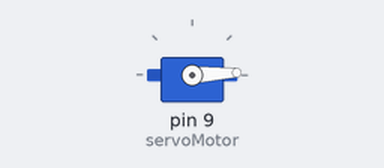
The sketch below on a simulated Arduino Uno, built with avr-gcc and run on an emulated ATmega328P. On the bench: servo.

Above: at 0.05 s.
At 1.55 s:
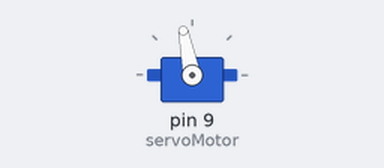
At 3.1 s:
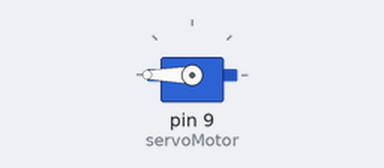
At 6.15 s:
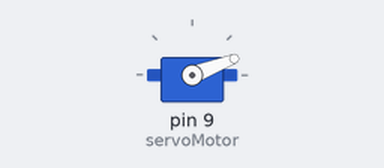
Timing chart, 0 to 9.7 s (numbered marks = the images above):
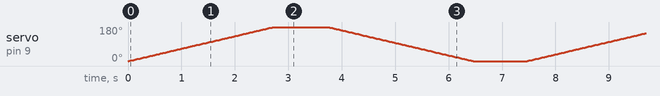

The sketch:

servo_test.ino
```cpp
#include <Servo.h>

Servo servoMotor;  // 서보 객체 생성

void setup() {
  servoMotor.attach(9);  // 9번 핀에 서보 연결
}

void loop() {
  // 0도에서 180도까지 서보를 이동
  for (int angle = 0; angle <= 180; angle += 1) {
    servoMotor.write(angle);
    delay(15);  // 움직임이 자연스럽게 보이도록 딜레이 추가
  }

  delay(1000);  // 1초 대기

  // 180도에서 0도까지 서보를 이동
  for (int angle = 180; angle >= 0; angle -= 1) {
    servoMotor.write(angle);
    delay(15);  // 움직임이 자연스럽게 보이도록 딜레이 추가
  }

  delay(1000);  // 1초 대기
}
```
